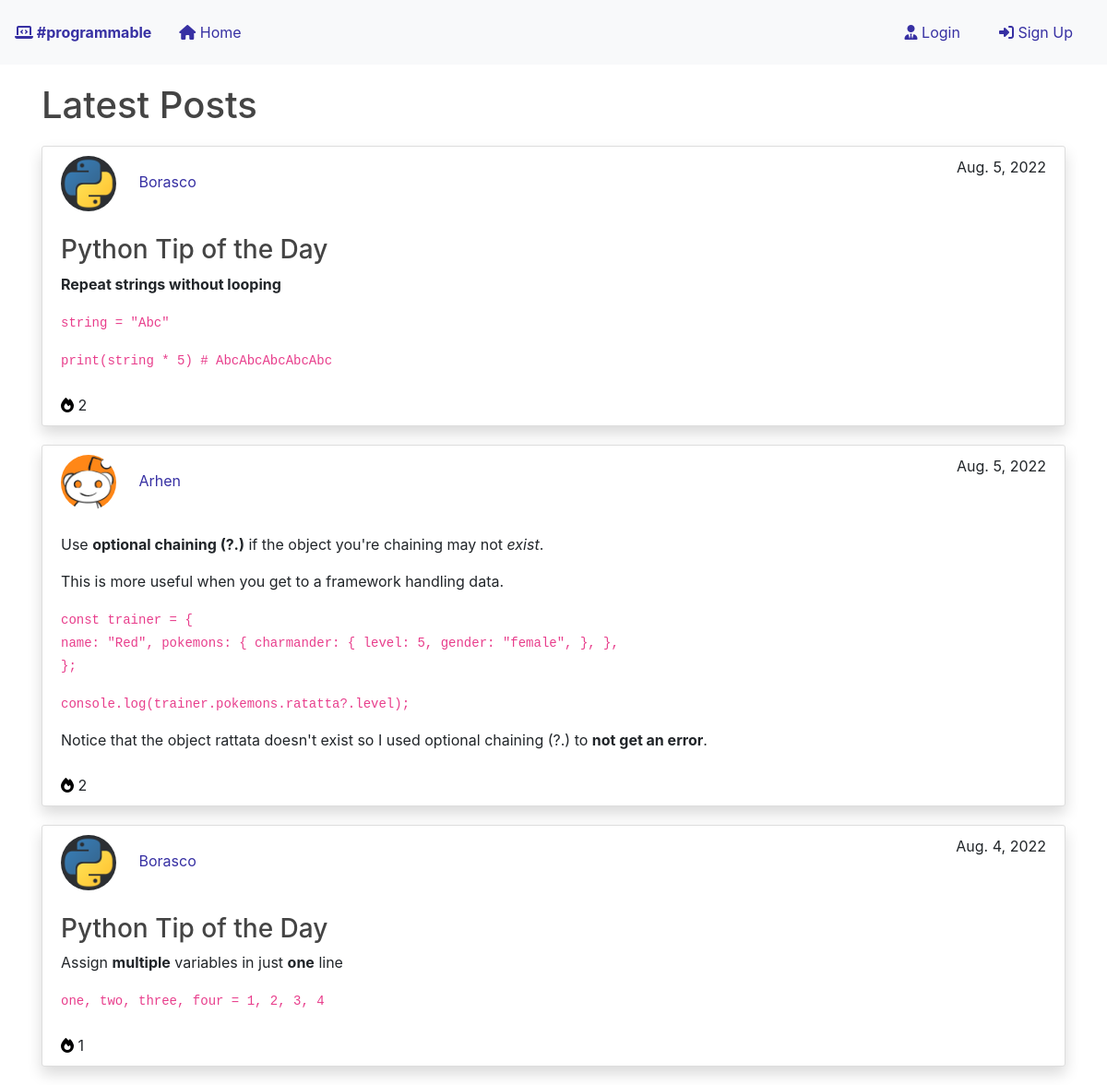
The page / on the database its author committed.
### blog/models.py (models this page shows, shortened)
class Post(models.Model):
    user = models.ForeignKey(User, on_delete=models.CASCADE)
    username = models.TextField(default="Err")
    content = models.TextField()
    date_published = models.DateField(default=timezone.now)
    likes = models.ManyToManyField(User, related_name="posts")
    def total_likes(self):
        return self.likes.count()

### users/models.py (models this page shows, shortened)
class Profile(models.Model):
    user = models.OneToOneField(User, on_delete=models.CASCADE, default=None)
    image = models.ImageField(default="default.jpg", upload_to="profile_pics")
    interest = models.TextField(default="NO INFO", blank=True)
    age = models.IntegerField(default="0")
    programmingLanguage = models.TextField(default="NO INFO",
                                           blank=True,
                                           null=True,
                                           choices=[('Python', 'Python'),
                                                    ('Java', 'Java'),
                                                    ('Visual Basic',
                                                     'Visual Basic')])
    followers = models.ManyToManyField(User, related_name="followers")

### blog/views.py (the view)
# urls.py: path('', views.home, name='blog-home'),
def home(request):
    posts = Post.objects.all().order_by('-id')
    liked_posts = []
    for post in range(len(posts)):
        if request.user in posts[post].likes.all():
            liked_posts.append(post + 1)
    context = {
        'posts': posts,
        'liked_posts': liked_posts,
    }
    return render(request, 'blog/home.html', context)

### blog/templatetags/post_extras.py (called while the page is built)
@register.filter
def convert_markdown(value):
    return markdown.markdown(value)

### templates/blog/home.html (shortened to what this page needs)
{% extends "base.html" %}
{% block content %}
<h1 style="margin: 20px 0px;">Latest Posts</h1>
    {% for post in posts %}
        {% include "blog/post.html" with post=post count=forloop.counter liked_posts=liked_posts%}
    {% endfor %}
{% endblock content %}

### templates/blog/post.html (shortened to what this page needs)
{% load post_extras %}
<div class="mt-3">
    <article class="media content-section shadow ">
        <div class="media-body">
            <div class="profile">
                <div class="row">
                    <div class="col">
                        <img class="rounded-circle account-img" src="{{ post.user.profile.image.url }}" style="width: 60px;height: auto;" alt="profile picture"/>
                        <a href="{% url 'profile' post.user %}" style="text-decoration: none;" class="color-a">{{ post.user }}</a>
                    </div>
                    <div class="col"><div class="post-date">{{ post.date_published }}</div></div>
                </div>
            </div>
            <div class="post-content">{{ post.content|convert_markdown|safe }}</div>
            <div class="row">
                <div class="col">
                    {% if count in liked_posts %}
                        <form action={% url 'unlike-post' post.pk %} method="POST">
                            {% csrf_token %}
                            <button type="submit", name="post-id", value="{{ post.id }}" class="like-button liked"><i class="fa-solid fa-fire"></i>
                            </button>
                            {{ post.total_likes }}
                        </form>
                    {% else %}
                        <form action={% url 'like-post' post.pk %} method="POST">
                            <button type="submit", name="post-id", value="{{ post.id }}" class="like-button"><i class="fa-solid fa-fire"></i>
                            </button>
                            {{ post.total_likes }}
                        </form>
                    {% endif %}
                </div>
                <div class="col" style="text-align: end">
                </div>
            </div>
        </div>
    </article>
</div>

### static/main-min.css (style rules this page uses)
:root { --input-border:#8b8a8b;--input-focus-h:245;--input-focus-s:100%;--input-focus-l:42%; }
h1,h2,h3,h4,h5,h6 { color:#444444; }
.content-section { background:#ffffff;padding:10px 20px;border:1px solid #dddddd;border-radius:3px;margin-bottom:20px; }
.account-img { height:125px;width:125px;margin-right:20px;margin-bottom:16px; }
.post-date { text-align:end; }
.post-content { margin-top:25px;margin-bottom:25px; }
.like-button { padding:0;border:none;background:none;-webkit-transition:all .5s ease;-o-transition:all .5s ease;transition:all .5s ease; }
.color-a { color:#3730a3;-webkit-transition:all .5s ease;-o-transition:all .5s ease;transition:all .5s ease; }
.account-img { margin-bottom:0!important; }
.content-section { margin-top:20px!important; }

### rows shown on the page
Post: user.profile.image (picture), user "Borasco", date_published "Aug. 5, 2022", content|convert_markdown "Python Tip of the Day Repeat strings without looping string = \"Abc\" print(string * 5) # AbcAbcAbcAbcAbc", total_likes "2"
Post: user.profile.image (placeholder picture), user "Arhen", date_published "Aug. 5, 2022", content|convert_markdown "Use optional chaining (?.) if the object you're chaining may not exist . This is more useful when you get to a framework handling data. const trainer = { name: \"Red\", pokemons: { charmander: { level: 5, gender: \"female\", }, }, }; console.log(trainer.pokemons.ratatta?.level); Notice that the object rattata doesn't exist so I used optional chaining (?.) to not get an error .", total_likes "2"
Post: user.profile.image (picture), user "Borasco", date_published "Aug. 4, 2022", content|convert_markdown "Python Tip of the Day Assign multiple variables in just one line one, two, three, four = 1, 2, 3, 4", total_likes "1"
